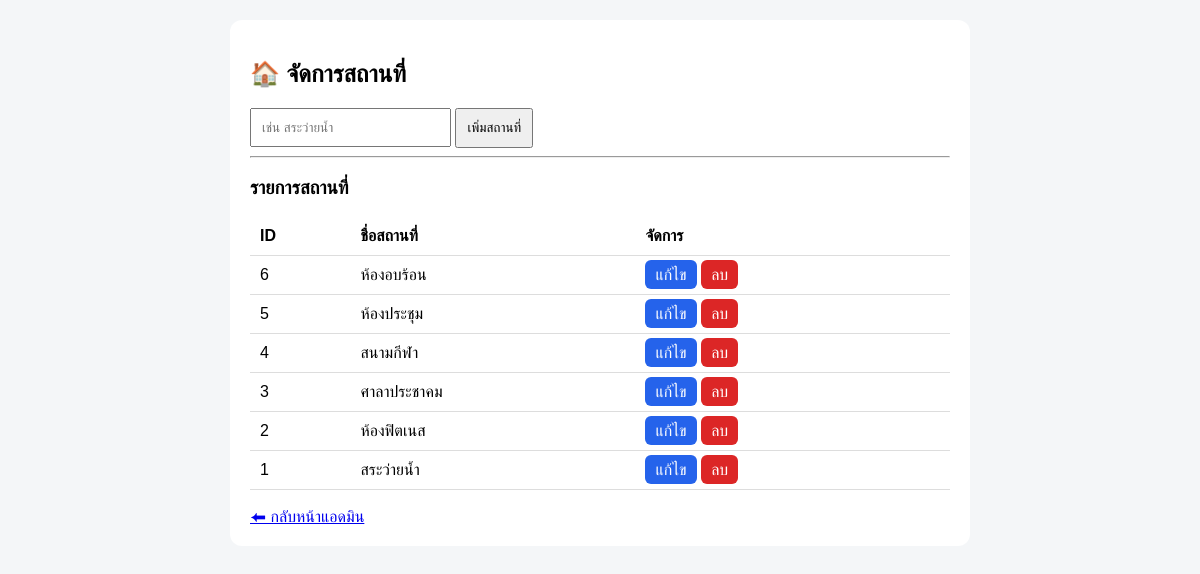
/admin/manage_places.php (signed in), run on the app's committed database.
### tables this page shows
CREATE TABLE `places` (
  `id` int(11) NOT NULL,
  `place_name` varchar(100) DEFAULT NULL,
  `description` text DEFAULT NULL
);

### admin/manage_places.php (the view, shortened to what this page needs)
<?php
require_once __DIR__ . "/../db.php";
$places = $pdo->query("SELECT * FROM places ORDER BY id DESC")->fetchAll(PDO::FETCH_ASSOC);
?>
<!DOCTYPE html>
<html lang="th">
<head>
</head>
<body>
<div class="box">
    <h2>🏠 จัดการสถานที่</h2>
    <form method="post">
        <input type="text" name="place_name" required placeholder="เช่น สระว่ายน้ำ">
        <button type="submit" name="add_place">เพิ่มสถานที่</button>
    </form>
    <hr>
    <h3>รายการสถานที่</h3>
    <table>
        <tr>
            <th>ID</th>
            <th>ชื่อสถานที่</th>
            <th>จัดการ</th>
        </tr>
        <?php foreach ($places as $p): ?>
            <tr>
                <td><?= (int)$p['id'] ?></td>
                <td><?= htmlspecialchars($p['place_name']) ?></td>
                <td>
                    <a class="btn edit" href="place_edit.php?id=<?= (int)$p['id'] ?>">แก้ไข</a>
                    <a class="btn del"
                       href="manage_places.php?delete_id=<?= (int)$p['id'] ?>"
                       onclick="return confirm('คุณต้องการลบสถานที่นี้ใช่ไหม?');">
                       ลบ
                    </a>
                </td>
            </tr>
        <?php endforeach; ?>
    </table>
    <br>
    <a href="dashboard.php">⬅ กลับหน้าแอดมิน</a>
</div>
</body>
</html>

### admin/manage_places.php (style rules this page uses)
body { font-family: Arial; background:#f4f6f8; margin:0; padding:20px; }
.box { max-width:700px; margin:auto; background:#fff; padding:20px; border-radius:12px; }
input, button { padding:10px; }
table { width:100%; border-collapse: collapse; margin-top:15px; }
th, td { border-bottom:1px solid #ddd; padding:10px; text-align:left; }
a.btn { padding:6px 10px; border-radius:6px; text-decoration:none; color:#fff; }
.edit { background:#2563eb; }
.del { background:#dc2626; }

### data on the page
places: id "6", place_name "ห้องอบร้อน"
places: id "5", place_name "ห้องประชุม"
places: id "4", place_name "สนามกีฬา"
places: id "3", place_name "ศาลาประชาคม"
places: id "2", place_name "ห้องฟิตเนส"
places: id "1", place_name "สระว่ายน้ำ"
